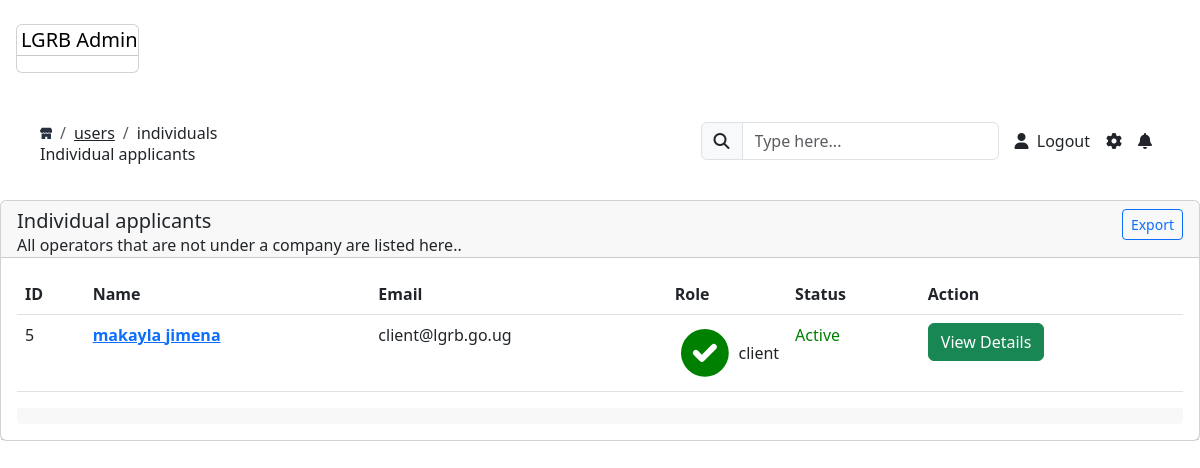
Before: /administrator/users/individuals (signed in) with the older database file.
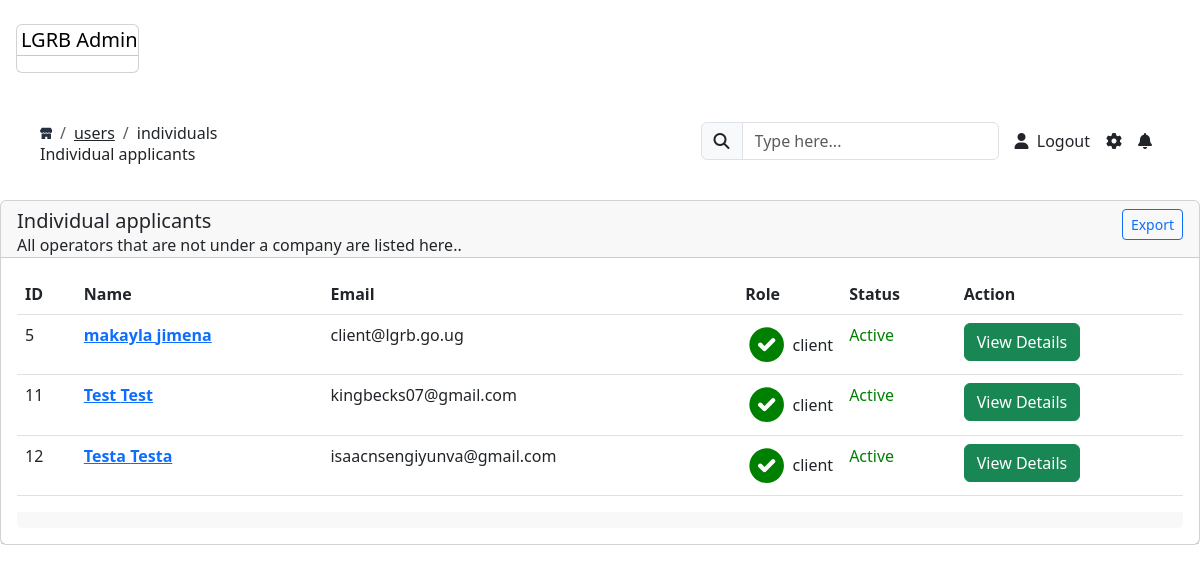
After: the same page with the newer database file.
### account/models.py (models this page shows, shortened)
class Account(AbstractBaseUser, PermissionsMixin):
    email = models.EmailField(verbose_name="email", max_length=255, unique=True)
    first_name = models.CharField(max_length=200, null=True, blank=True, default='NITA')
    last_name = models.CharField(max_length=200, null=True, blank=True, default='Uganda')
    card_number = models.CharField(max_length=9, null=True, blank=True)
    District = models.CharField(max_length=30, null=True, blank=True)
    County = models.CharField(max_length=30, null=True, blank=True)
    Subcounty = models.CharField(max_length=30, null=True, blank=True)
    Parish = models.CharField(max_length=30, null=True, blank=True)
    Village = models.CharField(max_length=30, null=True, blank=True)
    phone_number = models.CharField(max_length=100, null=False, blank=False, unique=True)
    sex = models.CharField(max_length=200, choices=sex, null=False, blank=False, default='Male')
    image = models.ImageField(upload_to='media/files', null=True, blank=True, default='default')
    date_joined = models.DateTimeField(verbose_name='date joined', auto_now_add=True)
    last_login = models.DateTimeField(verbose_name='last login', auto_now=True)
    is_admin = models.BooleanField(default=False)
    is_active = models.BooleanField(default=True)
    is_staff = models.BooleanField(default=False)
    is_superuser = models.BooleanField(default=False)
    role = models.CharField(max_length=200, choices=roles, null=False, blank=False, default='client')
    legalStatus = models.CharField(max_length=200, choices=legalStatus, null=True, blank=True, default='Company')
    citizenship = models.CharField(max_length=200, choices=citizenship, null=True, blank=True, default="Ugandan")
    brn = models.CharField(max_length=200, null=True, blank=True)
    nin = models.CharField(max_length=14, null=True, blank=True)
    ppn = models.CharField(max_length=14, null=True, blank=True)
    wpn = models.CharField(max_length=14, null=True, blank=True)
    business_registration_date = models.CharField(max_length=200, null=True, blank=True)
    USERNAME_FIELD = 'email'
    REQUIRED_FIELDS = [
        'first_name',
        'last_name',
        'phone_number',
        'District',
        'County',
        'Subcounty',
        'Parish',
        'Village'
    ]
    objects = MyAccountManager()

### administrator/views.py (the view)
# urls.py: path('administrator/users/individuals', IndividualListView.as_view(), name="client"),
@method_decorator(decorators, 'dispatch')
class IndividualListView(View):
    template_name = 'administrator/users/individual_new.html'
    def get(self, request, *args, **kwargs):
        admins_list = Account.objects.filter(
            Q(role="client"),
            Q(legalStatus="Individual" )
        )
        total_admin_count = Account.objects.filter(
            Q(role = "inspector") | Q(role = "verifier") | Q(role = "approver") | Q(role = "admin")
        ).count()
        total_clients = Account.objects.filter(
            role = "client"
        ).count()
        total_inspectors = Account.objects.filter(
            role = "inspector"
        ).count()
        total_verifiers = Account.objects.filter(
            role = "verifier"
        ).count()
        total_approvers = Account.objects.filter(
            role = "approver"
        ).count()
        total_admins = Account.objects.filter(
            role = "admin"
        ).count()
        total_users = Account.objects.all().count()
        percentage_total_clients = (total_clients / total_users) * 100
        percentage_total_inspectors = ( total_inspectors / total_users) * 100
        percentage_total_verifiers = ( total_verifiers / total_users) * 100
        percentage_total_approvers = (total_approvers / total_users) * 100
        percentage_total_admins = (total_admins / total_users) * 100
        all_total_roles = [ total_admins,total_clients,  total_inspectors, total_verifiers, total_approvers, ]
        total = Account.objects.all()
        page = request.GET.get('page', 1)
        paginator = Paginator(admins_list, 10)
        try:
            admins = paginator.page(page)
        except PageNotAnInteger:
            admins = paginator.page(1)
        except EmptyPage:
            admins = paginator.page(paginator.num_pages)
        return render(request, self.template_name,{
            'admins': admins,
            'total_clients': total_clients,
            'total_inspectors': total_inspectors,
            'total_verifiers': total_verifiers,
            'total_admins': total_admins,
            'total_admin_count': total_admin_count,
            'total_users': total_users,
            'total': total,
            'all_total_roles': all_total_roles,
            "percentage_total_clients":   percentage_total_clients,
            "percentage_total_inspectors":percentage_total_inspectors,
            "percentage_total_verifiers": percentage_total_verifiers,
            "percentage_total_approvers": percentage_total_approvers,
            "percentage_total_admins":    percentage_total_admins,
         })

### administrator/templates/administrator/users/individual_new.html (shortened to what the changed rows need)
{% extends 'administrators/base.html'%}
{% block content %}
<main class="main-content mt-1">
      <div class="row py-4 ">
               <div class="col-12">
                  <div class="card">
        <div class="table-responsive">
         <div class="card card-body shadow border-0 table-wrapper table-responsive">
            <div class="tab-content" id="nav-tabContent">
               <div class="tab-pane fade show active" id="nav-home" role="tabpanel" aria-labelledby="nav-home-tab">
            <div class="table-responsive">
                          <table class="table user-table table-hover align-items-center">
               <thead>
                  <tr>
                     <th class="border-bottom">
                        ID
                     </th>
                     <th class="border-bottom">Name</th>
                     <th class="border-bottom">Email</th>
                     <th class="border-bottom">Role</th>
                     <th class="border-bottom">Status</th>
                     <th class="border-bottom">Action</th>
                  </tr>
               </thead>
               <tbody>
               {% for admin in admins %}
                  <tr>
                     <td>
                        {{admin.id}}
                     </td>
                     <td>
                        <a href="#" class="d-flex align-items-center">
                           <span class="fw-bold">{{admin.first_name}} {{admin.last_name}}</span>
                        </a>
                     </td>
                     <td><span class="fw-normal">{{admin.email}}</span></td>
                     <td>
                        <span class="fw-normal d-flex align-items-center">
                           <svg class="icon icon-xxs text-success me-1" fill="currentColor" viewBox="0 0 20 20" xmlns="http://www.w3.org/2000/svg">
                              <path fill-rule="evenodd" d="M10 18a8 8 0 100-16 8 8 0 000 16zm3.707-9.293a1 1 0 00-1.414-1.414L9 10.586 7.707 9.293a1 1 0 00-1.414 1.414l2 2a1 1 0 001.414 0l4-4z" clip-rule="evenodd"></path>
                           </svg>
                           {{admin.role}}
                        </span>
                     </td>
                     <td><span class="fw-normal text-success">Active</span></td>
                     <td>
                           <a class="btn btn-success text-white" href="#"> View Details  </a>
                     </td>
                  </tr>
               {% endfor %}
               </tbody>
            </table>
            </div>
         </div>
      </div>
</main>
{% endblock content %}

Changed rows visible on the page:
added Account: id "11", first_name "Test", last_name "Test", email "kingbecks07@gmail.com", role "client"
added Account: id "12", first_name "Testa", last_name "Testa", email "isaacnsengiyunva@gmail.com", role "client"
